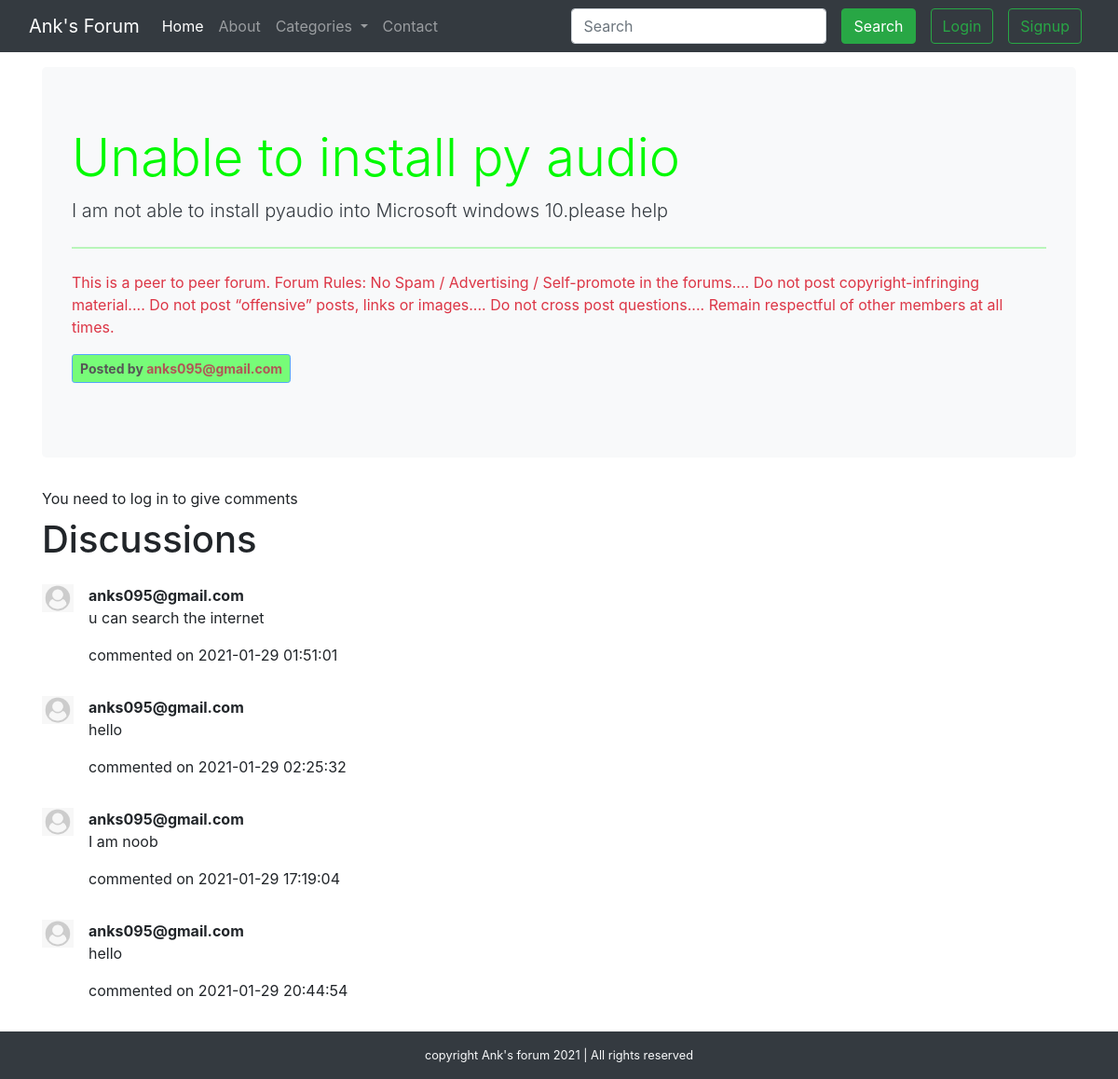
The app's page /thread.php?threadid=1 with its own data.
### tables this page shows
CREATE TABLE `threads` (
  `thread_id` int(7) NOT NULL,
  `thread_title` varchar(255) NOT NULL,
  `thread_description` text NOT NULL,
  `thread_cat_id` int(7) NOT NULL,
  `thread_user_id` int(7) NOT NULL,
  `timestamp` datetime NOT NULL DEFAULT current_timestamp()
);

CREATE TABLE `users` (
  `sno` int(8) NOT NULL,
  `user_email` varchar(30) NOT NULL,
  `user_password` varchar(255) NOT NULL,
  `timestamp` datetime NOT NULL DEFAULT current_timestamp()
);

CREATE TABLE `comments` (
  `comment_id` int(8) NOT NULL,
  `comment_content` text NOT NULL,
  `thread_id` int(8) NOT NULL,
  `comment_by` varchar(30) NOT NULL,
  `comment_time` datetime NOT NULL DEFAULT current_timestamp()
);

### thread.php (the view, shortened to what this page needs)
<!doctype html>
<html lang="en">
<head>
    <link href="https://cdn.jsdelivr.net/npm/bootstrap@5.0.0-beta1/dist/css/bootstrap.min.css" rel="stylesheet">
    <link rel="stylesheet" href="https://cdn.jsdelivr.net/npm/bootstrap@4.6.0/dist/css/bootstrap.min.css">
    <link rel="stylesheet" href="style.css">
</head>
<body>
    <?php include 'partial/_header.php'; ?>
    <?php
    $id = $_GET['threadid'];
    $sql = "SELECT * FROM `threads` WHERE thread_id=$id";
    $result = mysqli_query($conn, $sql);
    while ($row = mysqli_fetch_assoc($result)) {
        $question = $row['thread_title'];
        $description = $row['thread_description'];
        $user = $row['thread_user_id'];
        $buttonstyleid = $row['thread_cat_id'];
        $sql3 = "SELECT user_email FROM `users` WHERE sno=$user";
        $result3 = mysqli_query($conn, $sql3);
        $row3 = mysqli_fetch_assoc($result3);
        $posted_by = $row3['user_email'];
    }
    ?>
    <div class="container my-3">
        <div class="jumbotron bg-light" id="cat<?php echo $buttonstyleid; ?>">
            <h1 class="display-4"><?php echo $question; ?></h1>
            <p class="lead text-dark"><?php echo $description; ?></p>
            <hr class="my-4">
            <p class="text-danger">This is a peer to peer forum.
                Forum Rules:
                No Spam / Advertising / Self-promote in the forums....
                Do not post copyright-infringing material....
                Do not post “offensive” posts, links or images....
                Do not cross post questions....
                Remain respectful of other members at all times.</p>
            <p class="lead">
                <?php
                echo '<button type="button" class="btn btn-sm btn-primary font-weight-bold" id="button'.$buttonstyleid.'" disabled>';
                echo 'Posted by ';
                echo '<a class="text-decoration-none" id="universal" href="#">'.$posted_by.'</a>';
                echo '</button>';
                ?>
            </p>
        </div>
    </div><?php
    $url=$_SERVER['REQUEST_URI'];
    if(isset($_SESSION['loggedin']) && $_SESSION['loggedin']==true){
    echo '<div class="container">
            <div class="accordion" id="accordionExample">
            <div class="accordion-item">
                <h2 class="accordion-header" id="headingOne">
                <button class="accordion-button" type="button" data-bs-toggle="collapse" data-bs-target="#collapseOne" aria-expanded="true" aria-controls="collapseOne">
                <h3>click here to expand to post <span class="badge" id="catbg'.$buttonstyleid.'">New comment</span></h3>
                </button>
                </h2>
                <div id="collapseOne" class="accordion-collapse collapse" aria-labelledby="headingOne" data-bs-parent="#accordionExample">
                <div class="accordion-body">
                    <form action= "'.$url.'" method="post">
                        <div class="mb-3">
                        <label for="exampleFormControlTextarea1" class="form-label">Post description</label>
                        <textarea class="form-control" id="desc" name="desc" rows="3" placeholder="type here ..." ></textarea>
                        <input type="hidden" name="sno" value="'.$_SESSION["sno"].'">
                        </div>
                        <button type="submit" class="btn btn-primary">Submit</button>
                    </form>
                </div>
                </div>
            </div>
            </div>
        </div>';}
        else{
            echo '<div class="container">You need to log in to give comments</div>';
        }
    ?>
    <div class="container">
        <h1 class="py-2 mb-3">Discussions</h1>
        <?php
            $id = $_GET['threadid'];
            $sql = "SELECT * FROM `comments` WHERE thread_id=$id";
            $result = mysqli_query($conn, $sql);
            while ($row = mysqli_fetch_assoc($result)) {
                $comment = $row['comment_content'];
                $user_id = $row['comment_by'];
                $time = $row['comment_time'];
                $sql2 = "SELECT * FROM `users` WHERE sno=$user_id";
                $result2 = mysqli_query($conn, $sql2);
                $row2 = mysqli_fetch_assoc($result2);
                if($row['comment_by']=='0'){
                    $user_nm = "Guest_User";
                }
                else{
                    $user_nm = $row2['user_email'];
                }
                echo '<div class="media my-3">
                    <img src="img/userdefault.png" width="34px" class="mr-3" alt="...">
                    <div class="media-body">
                        <p class="font-weight-bold my-0">'.$user_nm.'</p>
                        <p>'.$comment.'</p>
                        <p>commented on '. $time .'</p>
                    </div>
                </div>';
            }
        ?>
    </div>
    <footer class="footer"><?php include 'partial/_footer.php'; ?></footer>
</body>
</html>

### style.css (style rules this page uses)
#cat1 { color: rgb(0, 250, 0); }
#button1 { background-color: rgb(51, 255, 51); color: black; }
#universal { color: darkred; }

### records on screen
threads: thread_title "Unable to install py audio", thread_description "I am not able to install pyaudio into Microsoft windows 10.please help"
users: user_email "anks095@gmail.com"
comments: users.user_email "anks095@gmail.com", comment_content "u can search the internet", comment_time "2021-01-29 01:51:01"
comments: users.user_email "anks095@gmail.com", comment_content "hello", comment_time "2021-01-29 02:25:32"
comments: users.user_email "anks095@gmail.com", comment_content "I am noob", comment_time "2021-01-29 17:19:04"
comments: users.user_email "anks095@gmail.com", comment_content "hello", comment_time "2021-01-29 20:44:54"
